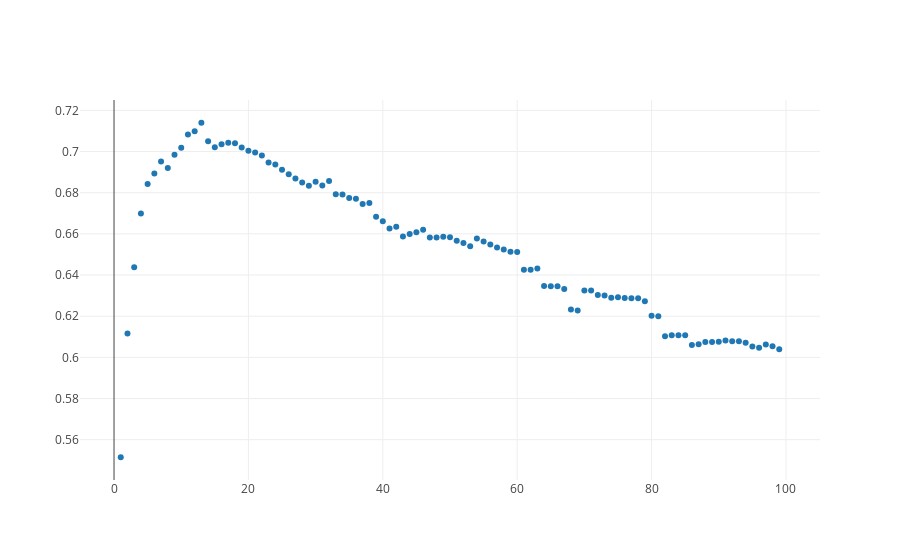

Write notebook code for a chart like this one.
### Code cell
from graph import trace_values, plot
trace = trace_values(num_sample_scores[:, 0], num_sample_scores[:, 1])
plot([trace])
